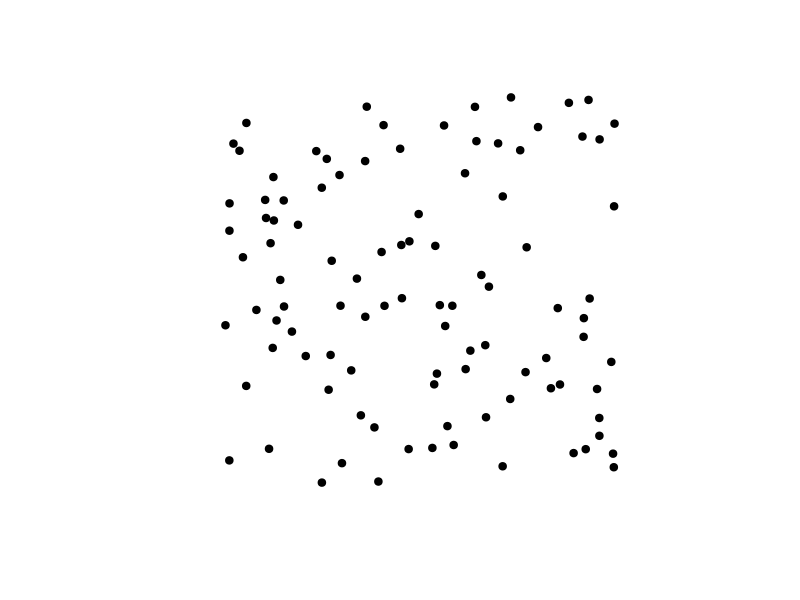

Reproduce this figure in R.
## ----load-raster, message = FALSE, error = FALSE, warning = FALSE--------
# load library
library(sp)

## ----spatial-points------------------------------------------------------
# Generate 100 random X and Y coordinates 
# with longitude and latitude in the familiar
# degrees

x_coords <- runif(n = 100, min = -100, max = -80)
y_coords <- runif(n = 100, min = 25, max = 45)

# Have a look at the first coordinates
head(cbind(x_coords,y_coords))

## ----see-args------------------------------------------------------------
args("SpatialPoints")

## ----make-spatial-points-------------------------------------------------
# coords = c(longitude,latitude)

firstPoints <- SpatialPoints(coords = cbind(x_coords,y_coords))

## ----str-points----------------------------------------------------------
str(firstPoints)

## ----plot-points---------------------------------------------------------
plot(firstPoints, pch = 19)

## ----save-shp, eval = FALSE, message = FALSE, warning = FALSE------------
## library(raster)
## shapefile(x = firstPoints, file = "path/to/output/file.shp")
